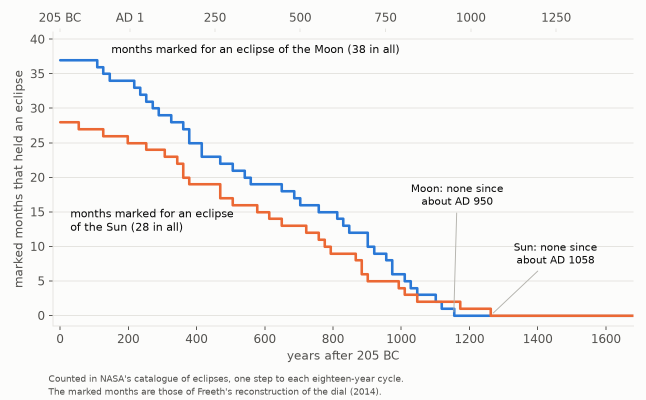
#> input picture yonder/antikythera/img/dial-kept-page.png, 1292 x 799 px, given in place of hemi-ridge-phone.png, which was not available (shown at 1/2 size)
$ python crops_hemi.py
#> lines starting #> are read from the running program, lines starting #| are printed output that depends on the picture
"""Enlarged crops of places in the two phone pictures (and the same places in the wide ones) for my eye; and all four at 350 wide."""
import os
from PIL import Image
SRC = '/home/agent3/site/build/img'
HERE = '/home/agent3/site/check-pictures-phone/hemi'
os.makedirs(f'{HERE}/crops', exist_ok=True); os.makedirs(f'{HERE}/scaled', exist_ok=True)
def crop(n, box, tag, zoom):
#> called with n = 'hemi-ridge-phone', box = (470, 880, 730, 1110), tag = 'south', zoom = 4
    im = Image.open(f'{SRC}/{n}.png').convert('RGB').crop(box)
#> im: PIL image 260x230 RGB; every value is 0
    im.resize((im.width * zoom, im.height * zoom), Image.LANCZOS).save(f'{HERE}/crops/{n}-{tag}.png')
crop('hemi-ridge-phone', (470, 880, 730, 1110), 'south', 4)
crop('hemi-ridge-phone', (330, 500, 500, 640), 'north-marks', 5)
#> call 2 of crop, with n = 'hemi-ridge-phone', box = (330, 500, 500, 640), tag = 'north-marks', zoom = 5
#> in crop (call 2), `im.resize((im.width * zoom, im.height * zoom), Image.LANCZOS).save(f'{..`:
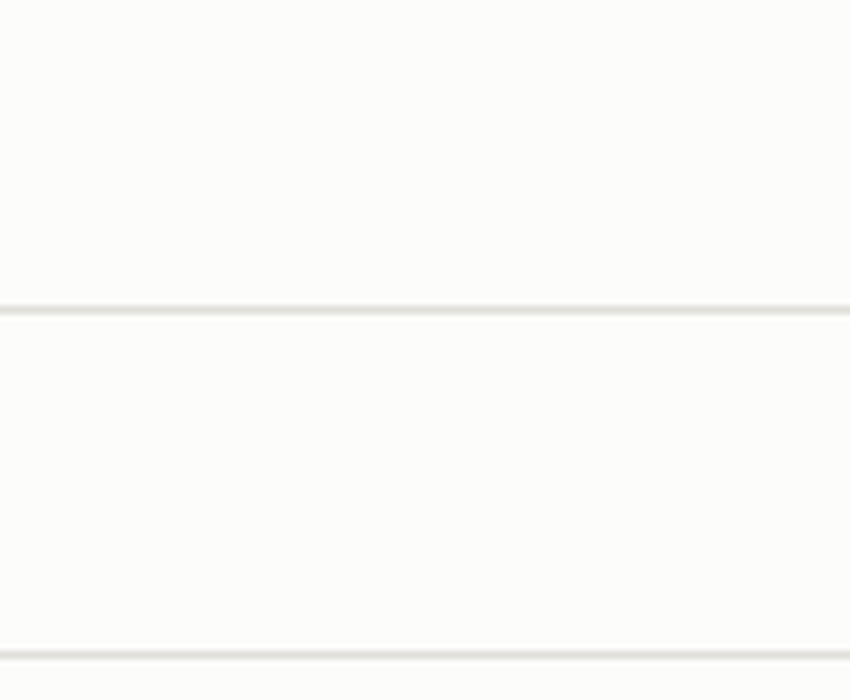
#> saved as hemi-ridge-phone-north-marks.png: PIL image 850x700 RGB; mean R, G, B 251.3, 251.3, 250.2
crop('hemi-ridge-phone', (20, 245, 330, 545), 'topleft', 3)
crop('hemi-ridge-phone', (390, 400, 700, 520), 'numbers-north', 3)
#> call 4 of crop, with n = 'hemi-ridge-phone', box = (390, 400, 700, 520), tag = 'numbers-north', zoom = 3
#> in crop (call 4), `im.resize((im.width * zoom, im.height * zoom), Image.LANCZOS).save(f'{..`:
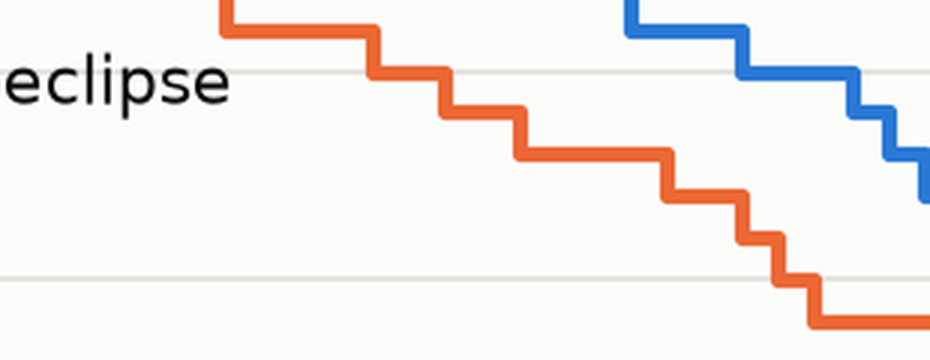
#> saved as hemi-ridge-phone-numbers-north.png: PIL image 930x360 RGB; mean R, G, B 243.3, 238.9, 237.5
crop('hemi-ridge-phone', (680, 880, 1040, 1270), 'sardinia', 2)
#> in crop (call 5), `im = Image.open(f'{SRC}/{n}.png').convert('RGB').crop(box)`: im: PIL image 360x390 RGB; every value is 0
crop('hemi-ridge-phone', (20, 980, 400, 1270), 'bottomleft', 2)
#> in crop (call 6), `im = Image.open(f'{SRC}/{n}.png').convert('RGB').crop(box)`: im: PIL image 380x290 RGB; every value is 0
crop('hemi-ridge', (560, 900, 760, 1060), 'south', 4)
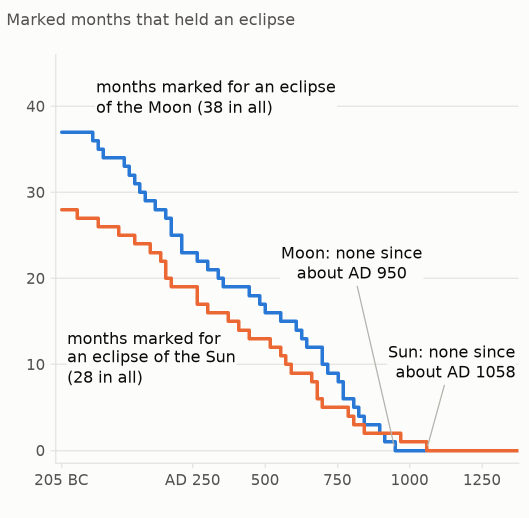
#> input picture yonder/antikythera/img/dial-kept-phone.png, 1058 x 1035 px, given in place of hemi-ridge.png, which was not available (shown at 1/2 size)
#> in crop (call 7), `im.resize((im.width * zoom, im.height * zoom), Image.LANCZOS).save(f'{..`:
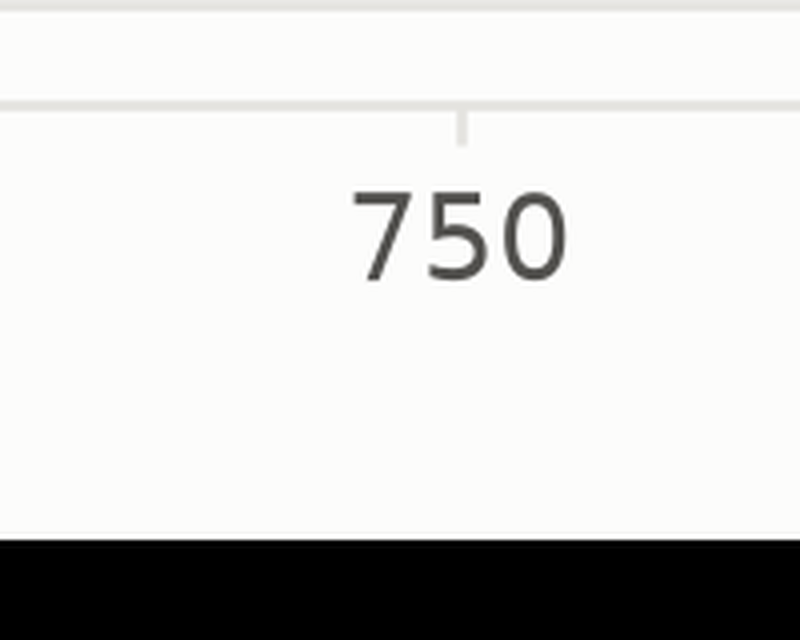
#> saved as hemi-ridge-south.png: PIL image 800x640 RGB; mean R, G, B 209.7, 209.7, 208.7
crop('hemi-ridge', (400, 460, 540, 560), 'north-marks', 5)
#> in crop (call 8), `im.resize((im.width * zoom, im.height * zoom), Image.LANCZOS).save(f'{..`:
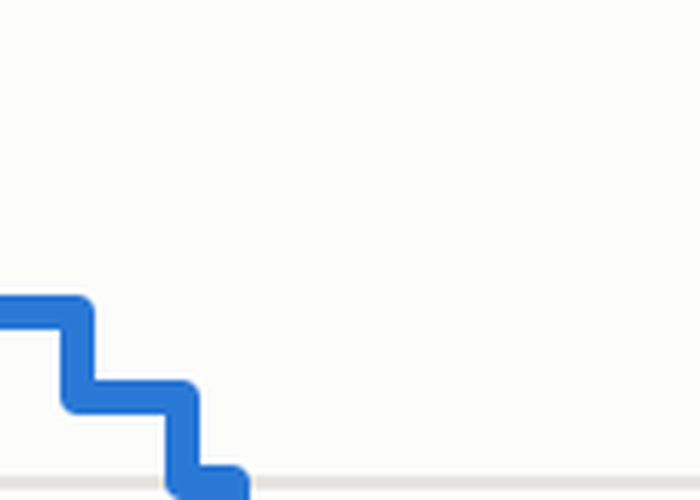
#> saved as hemi-ridge-north-marks.png: PIL image 700x500 RGB; mean R, G, B 242.7, 246, 248.8
crop('second-map-phone', (0, 0, 1058, 420), 'top', 1)
crop('second-map-phone', (680, 420, 1058, 860), 'right', 2)
#> in crop (call 10), `im.resize((im.width * zoom, im.height * zoom), Image.LANCZOS).save(f'{..`:
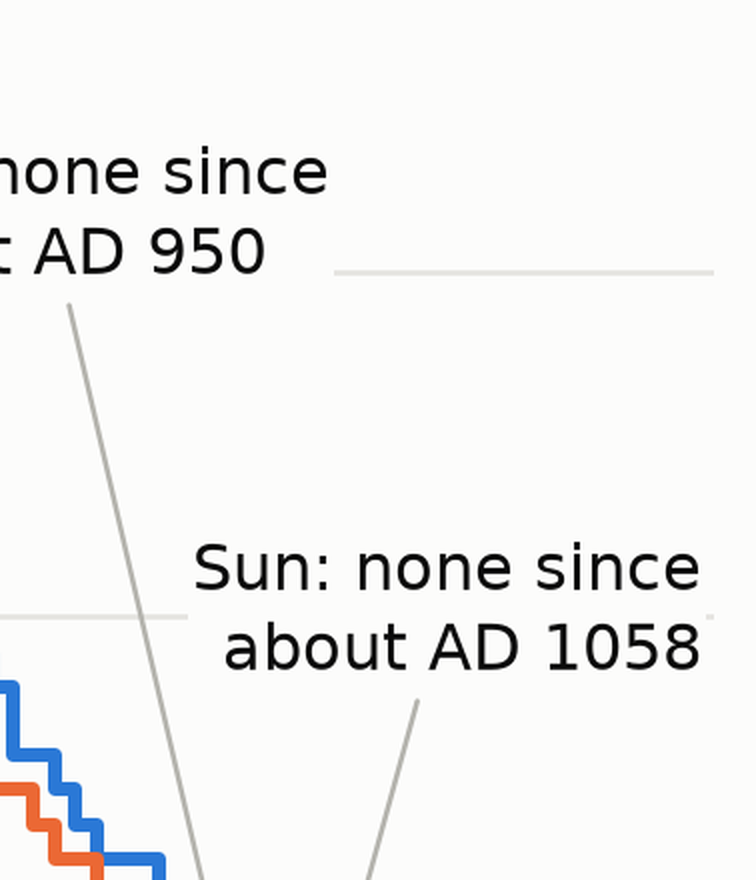
#> saved as second-map-phone-right.png: PIL image 756x880 RGB; mean R, G, B 242.3, 242.3, 241.8
crop('second-map-phone', (180, 1090, 1058, 1310), 'foot', 1)
#> in crop (call 11), `im = Image.open(f'{SRC}/{n}.png').convert('RGB').crop(box)`: im: PIL image 878x220 RGB; every value is 0
for n in ['hemi-ridge-phone', 'second-map-phone', 'hemi-ridge', 'second-map']:
    im = Image.open(f'{SRC}/{n}.png').convert('RGB')
#> im: PIL image 1292x799 RGB
    im.resize((350, round(im.height * 350 / im.width)), Image.LANCZOS).save(f'{HERE}/scaled/{n}-350.png')
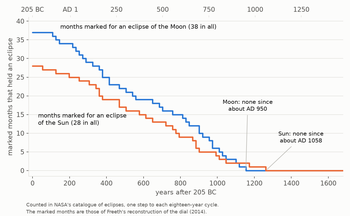
#> saved as hemi-ridge-phone-350.png: PIL image 350x216 RGB; mean R, G, B 245.4, 244.9, 244.1
    print(n, im.size, '-> 350 x', round(im.height * 350 / im.width))
#| hemi-ridge-phone (1292, 799) -> 350 x 216
#> (the run stopped early here; a loop or call above may not have finished)
